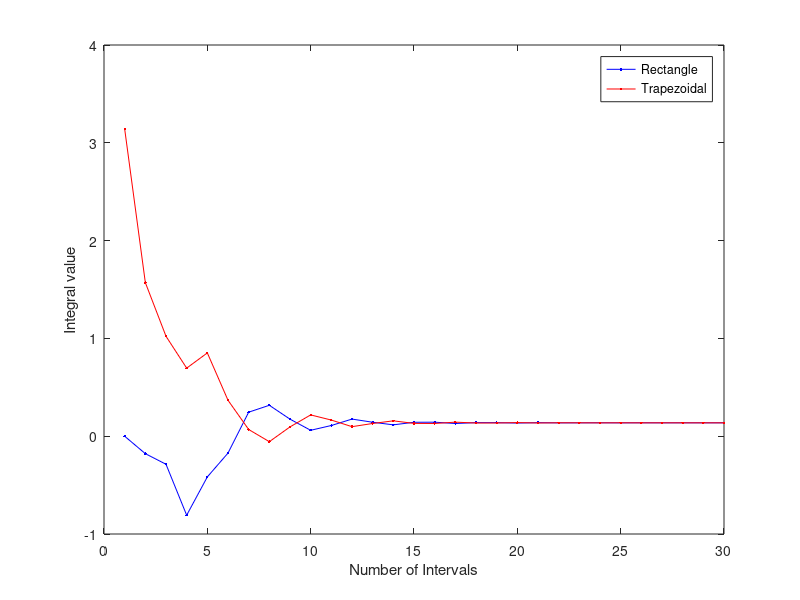

This figure's MATLAB source:
close all; clear all; clear figure;
%%Problem 1
f = @(x) sinh(x);
Problem1_Check = integral(f,2,6);
%Rectangle
a = 2; b = 6;
h = (b-a)/3;
Rectangle_Rule_Approximation = h * (f(8/3)+f(12/3)+f(16/3));
%Trapezoid
Trapezoidal_Rule_Approximation = (h/2)*(f(2)+2*f(4)+f(6));
%Simpson
Simpson_Rule_Approximation = (h/2)*(f(2)+4*f(4)+f(6));
%%Problem 2
f2 = @(x) cos((x.^3)+3.*x)./exp(x.^2);
Problem2_Check = integral(f2,0, 2*pi);
TrapezoidalValues = zeros(30,1);
k = 0;
MAX_INTERVAL = 30;
RectangleValues = zeros(2,MAX_INTERVAL);
TrapValues = zeros(2,MAX_INTERVAL);
while k < MAX_INTERVAL
    k = k+1;
    w = (2*pi)/(k);
    Ir = 0;
    It = 0;
    j = 0;
    while j < k
        j = j + 1;
        x = (j-1)*w+(w/2);
        z0 = x - (w/2);
        z1 = x + (w/2);
        Ir = Ir + f2(x)*w;
        It = It + (f2(z0) + f2(z1))*.5*w; 
    end
    RectangleValues(1,k) = k;
    RectangleValues(2,k) = Ir;
    TrapValues(1,k) = k;
    TrapValues(2,k) = It;
end
figure(1)
plot(RectangleValues(1,:),RectangleValues(2,:),'b.-',TrapValues(1,:),TrapValues(2,:),'r.-');
legend('Rectangle', 'Trapezoidal');
ylabel('Integral value');
xlabel('Number of Intervals');
%%Problem 3
f3 = @(x,y) x.*sin(x.^2)+log(2 + y);
Problem3_Check = integral2(f3, -1, 1, -1, 1);
% 1 x 1
GQ1 = 4 * f3(0,0);
% 2 x2 
eta = sqrt(3)^-1;
zeta = sqrt(3)^-1;
GQ2 = 1 * (f3(eta, zeta)) + 1 * (f3(-1*eta, zeta)) + 1 * (f3(eta, -1*zeta)) + 1 * (f3(-1*eta, -1 * zeta));
%3 x 3
w1 = 8/9;
w2 = 5/9;
eta = sqrt(3/5);
zeta = sqrt(3/5);
GQ3 = w1 * w1 * f3(0,0) + w1 * w2*f3(eta, 0) + w1 * w2 * f3(-1 * eta, 0) + w1 * w2 * f3(0, eta) + w1 * w2 * f3(0, -1 * eta) + w2 * w2 * f3(eta, zeta) + w2 * w2 * f3(-1 * eta, zeta) + w2 * w2 * f3(eta, -1 * zeta) + w2 * w2 * f3(-1 * eta, -1 *zeta);

